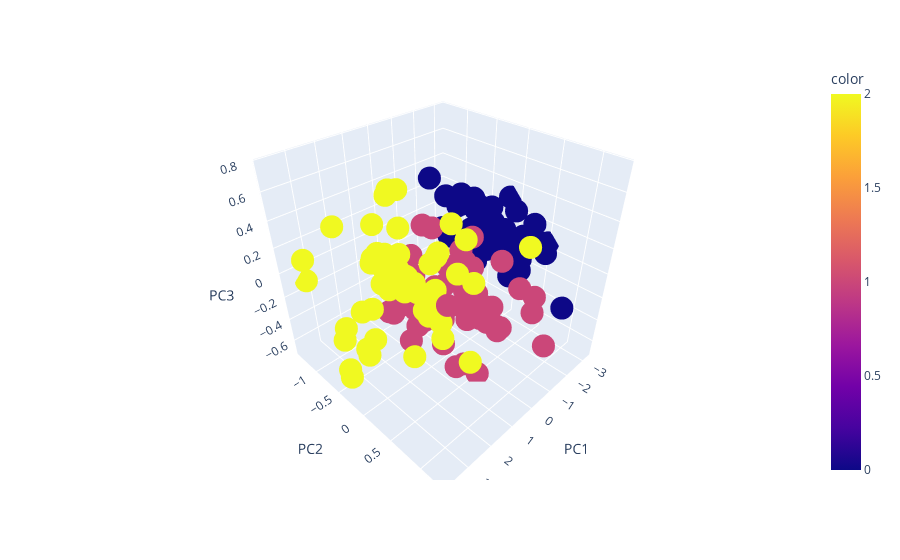

Notebook code for this chart:
### Markdown cell above
## Scatter Plot

### Code cell
# Use plotly to plot the first three components
import plotly.express as px
fig = px.scatter_3d(pcas, x='PC1', y='PC2', z='PC3', color=y)
fig.show()

### Figure 1 — Plotly figure (JSON) as saved in the notebook; plotly's stock layout.template omitted (floating-point values rounded to 4 significant figures; data arrays with more than 128 entries replaced by an {"elided": "..."} marker saying what was removed)
{"data": [{"hovertemplate": "PC1=%{x}<br>PC2=%{y}<br>PC3=%{z}<br>color=%{marker.color}<extra></extra>", "legendgroup": "", "marker": {"color": {"elided": "150 int values"}, "coloraxis": "coloraxis", "symbol": "circle"}, "mode": "markers", "name": "", "scene": "scene", "showlegend": false, "type": "scatter3d", "x": {"elided": "150 float values"}, "y": {"elided": "150 float values"}, "z": {"elided": "150 float values"}}], "layout": {"coloraxis": {"colorbar": {"title": {"text": "color"}}, "colorscale": [[0, "#0d0887"], [0.1111, "#46039f"], [0.2222, "#7201a8"], [0.3333, "#9c179e"], [0.4444, "#bd3786"], [0.5556, "#d8576b"], [0.6667, "#ed7953"], [0.7778, "#fb9f3a"], [0.8889, "#fdca26"], [1, "#f0f921"]]}, "legend": {"tracegroupgap": 0}, "margin": {"t": 60}, "scene": {"domain": {"x": [0, 1], "y": [0, 1]}, "xaxis": {"title": {"text": "PC1"}}, "yaxis": {"title": {"text": "PC2"}}, "zaxis": {"title": {"text": "PC3"}}}}}
